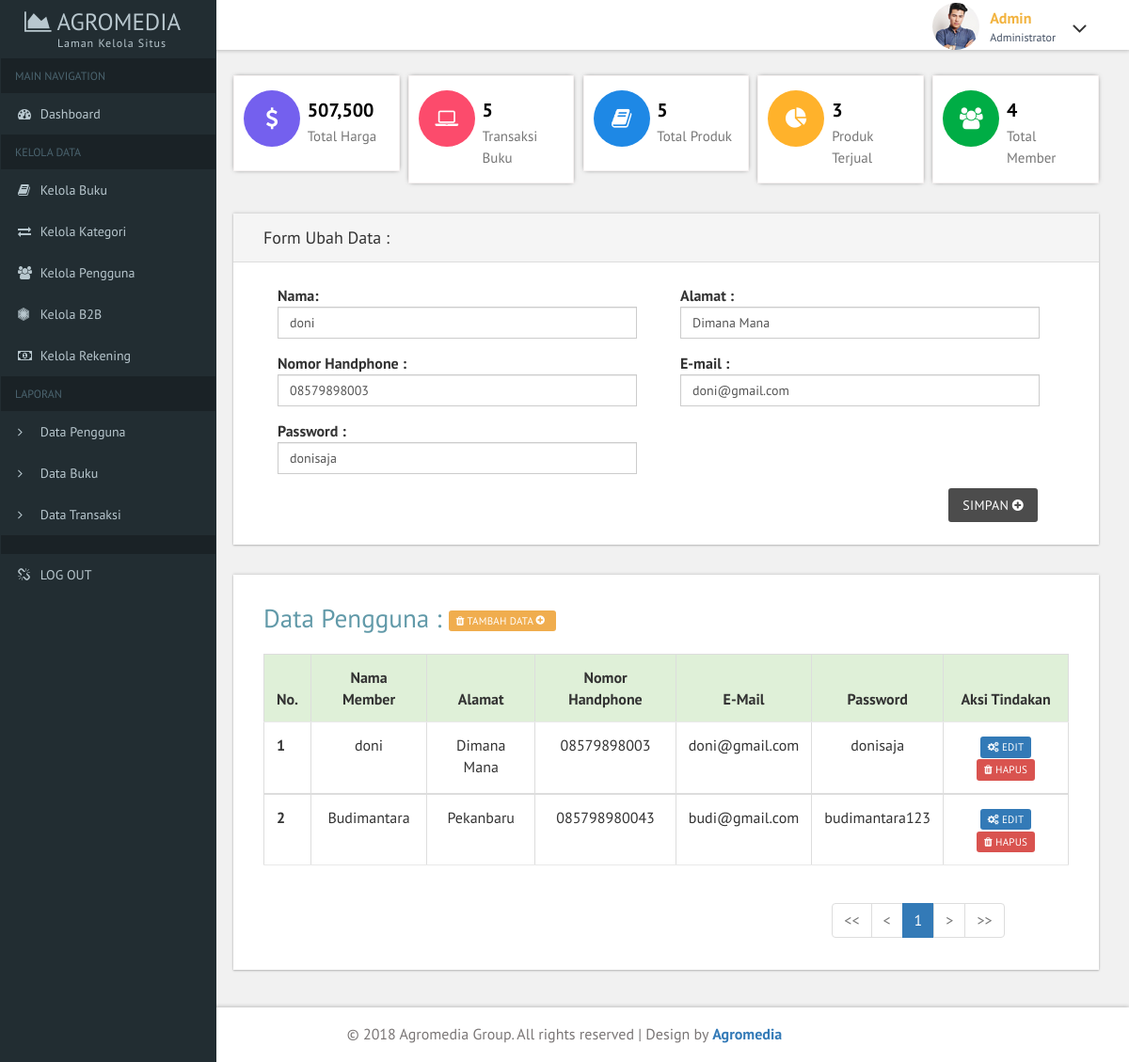
/admin/kelola_b2b.php?aksi=ubah&id=1&email=doni@gmail.com, run on the app's committed database.
### tables this page shows
CREATE TABLE IF NOT EXISTS `company` (
`id` int(50) NOT NULL,
  `nama` varchar(50) NOT NULL,
  `alamat` varchar(200) NOT NULL,
  `nomor_handphone` varchar(12) NOT NULL,
  `email` varchar(100) NOT NULL
);

CREATE TABLE IF NOT EXISTS `user` (
  `id` int(3) NOT NULL,
  `email` varchar(50) NOT NULL,
  `password` varchar(50) NOT NULL,
  `role` varchar(30) NOT NULL
);

### admin/kelola_b2b.php (the view, shortened to what this page needs)
<!DOCTYPE HTML>
<html>
<head>
<link href="css/bootstrap.css" rel='stylesheet' type='text/css' />
<link href="css/style.css" rel='stylesheet' type='text/css' />
<link href="css/font-awesome.css" rel="stylesheet">
<link href='css/SidebarNav.min.css' media='all' rel='stylesheet' type='text/css'/>
<link href="css/custom.css" rel="stylesheet">
</head>
<body class="cbp-spmenu-push">
	<div class="main-content">
	<div class="cbp-spmenu cbp-spmenu-vertical cbp-spmenu-left" id="cbp-spmenu-s1">
		<aside class="sidebar-left">
      <nav class="navbar navbar-inverse">
          <div class="navbar-header">
            <h1><a class="navbar-brand" href="index.html"><span class="fa fa-area-chart"></span> Agromedia<span class="dashboard_text">Laman Kelola Situs</span></a></h1>
          </div>
          <div class="collapse navbar-collapse" id="bs-example-navbar-collapse-1">
            <ul class="sidebar-menu">
              <li class="header">MAIN NAVIGATION</li>
              <li class="treeview">
                <a href="index_admin.php">
                <i class="fa fa-dashboard"></i> <span>Dashboard</span>
                </a>
              </li>
			  <li class="header">KELOLA DATA</li>
			  <li><a href="kelola_buku.php"><i class="fa fa-book"></i> <span>Kelola Buku</span></a></li>
              <li><a href="kelola_kategori.php"><i class="fa fa-exchange"></i> <span>Kelola Kategori</span></a></li>
              <li><a href="kelola_pengguna.php"><i class="fa fa-group"></i> <span>Kelola Pengguna</span></a></li>
              <li><a href="kelola_b2b.php"><i class="fa fa-first-order"></i> <span>Kelola B2B</span></a></li>
              <li><a href="kelola_rekening.php"><i class="fa fa-money"></i> <span>Kelola Rekening</span></a></li>
              <li class="header">LAPORAN</li>
              <li><a href="laporan_pengguna.php"><i class="fa fa-angle-right text-red"></i> <span>Data Pengguna</span></a></li>
              <li><a href="laporan_buku.php"><i class="fa fa-angle-right text-yellow"></i> <span>Data Buku</span></a></li>
              <li><a href="laporan_penjualan.php"><i class="fa fa-angle-right text-aqua"></i> <span>Data Transaksi</span></a></li>
              <li class="header"></li>
              <li><a href="logout.php"><i class="fa fa-unlink"></i> <span>LOG OUT</span></a></li>
            </ul>
          </div>
      </nav>
    </aside>
	</div>
		<div class="sticky-header header-section ">
			<div class="header-right">
				<div class="profile_details">
					<ul>
						<li class="dropdown profile_details_drop">
							<a href="#" class="dropdown-toggle" data-toggle="dropdown" aria-expanded="false">
								<div class="profile_img">
									<span class="prfil-img"><img src="images/2.jpg" alt=""> </span>
									<div class="user-name">
										<p>Admin</p>
										<span>Administrator</span>
									</div>
									<i class="fa fa-angle-down lnr"></i>
									<div class="clearfix"></div>
								</div>
							</a>
						</li>
					</ul>
				</div>
				<div class="clearfix"> </div>
			</div>
			<div class="clearfix"> </div>
		</div>
		<div id="page-wrapper">
			<div class="main-page">
        <div class="col_3">
          <div class="col-md-3 widget widget1">
            <div class="r3_counter_box">
                    <i class="pull-left fa fa-dollar icon-rounded"></i>
                    <div class="stats">
                      <h5><strong>
                        <?php
                            $a=mysql_query("select sum(stok_buku.harga) from stok_buku");
                           while($b=mysql_fetch_array($a)) {
                           echo "".number_format($b[0])."";
                           }
                           ?>
                      </strong></h5>
                      <span>Total Harga</span>
                    </div>
                </div>
          </div>
          <div class="col-md-3 widget widget1">
            <div class="r3_counter_box">
                    <i class="pull-left fa fa-laptop user1 icon-rounded"></i>
                    <div class="stats">
                      <?php
                           $a=mysql_query("select * from penjualan");
                           $jumlah_penjual = mysql_num_rows($a);
                           echo "<h5><strong>$jumlah_penjual</strong></h5>";
                      ?>
                      <span>Transaksi Buku</span>
                    </div>
                </div>
          </div>
          <div class="col-md-3 widget widget1">
            <div class="r3_counter_box">
                    <i class="pull-left fa fa-book user2 icon-rounded"></i>
                    <div class="stats">
                      <?php
                          $a=mysql_query("select * from stok_buku");
                          $jumlah_penjual = mysql_num_rows($a);
                          echo "<h5><strong>$jumlah_penjual</strong></h5>";
                      ?>
                      <span>Total Produk</span>
                    </div>
                </div>
          </div>
          <div class="col-md-3 widget widget1">
            <div class="r3_counter_box">
                    <i class="pull-left fa fa-pie-chart dollar1 icon-rounded"></i>
                    <div class="stats">
                      <?php
                          $a=mysql_query("select distinct(id_produk) from penjualan");
                          $jumlah_penjual = mysql_num_rows($a);
                          echo "<h5><strong>$jumlah_penjual</strong></h5>";
                      ?>
                      <span>Produk Terjual</span>
                    </div>
                </div>
           </div>
          <div class="col-md-3 widget">
            <div class="r3_counter_box">
                    <i class="pull-left fa fa-users dollar2 icon-rounded"></i>
                    <div class="stats">
                              <?php
                                $a=mysql_query("select * from member");
                                $jumlah_member = mysql_num_rows($a);
                                echo "<h5><strong>$jumlah_member</strong></h5>";
                              ?>
                      <span>Total Member</span>
                    </div>
                </div>
           </div>
    </div>
      <?php
        function ubah(){
                    if(isset($_GET['id'])){
                        $id=$_GET['id'];
                        $mail=$_GET['email'];
                        $sql_ubah = "SELECT id, nama, alamat, nomor_handphone, email FROM company WHERE id=".$id ;
                        $exe = mysql_query($sql_ubah);
                        $b= mysql_fetch_array($exe);
                        $nama=$b[1];
                        $alamat=$b[2];
                        $no_hp=$b[3];
                        $email=$b[4];
                        $sqla=mysql_query("select password from user where email='$mail'");
                        $exea=mysql_fetch_array($sqla);
                        $pass=$exea[0];
                        ?>
                <div class="form-two widget-shadow">
                    <div class="form-title">
                      <h4>Form Ubah Data :</h4>
                    </div>
                    <div class="form-body" data-example-id="simple-form-inline">
                        <form action="kelola_b2b.php?aksi=update&id=<?php echo $id;?>&email=<?php echo $mail;?>" method="POST" enctype="multipart/form-data">
                          <fieldset>
                            <div class="col-md-6">
                                    <div class="form-group">
                                          <label for="exampleInputName2">Nama:</label>
                                          <input type="text" class="form-control" name="txtNama" value="<?php echo $nama;?>" required=" ">
                                    </div>
                            </div>
                            <div class="col-md-6">
                                    <div class="form-group">
                                          <label for="exampleInputName2">Alamat :</label>
                                          <input type="text" class="form-control" name="txtAlamat" value="<?php echo $alamat;?>" required=" ">
                                    </div>
                            </div>
                            <div class="col-md-6">
                                    <div class="form-group">
                                          <label for="exampleInputName2">Nomor Handphone :</label>
                                          <input type="text" class="form-control" name="txtHp" value="<?php echo $no_hp;?>" required=" ">
                                    </div>
                            </div>
                            <div class="col-md-6">
                                    <div class="form-group">
                                          <label for="exampleInputName2">E-mail :</label>
                                          <input type="email" required=" " class="form-control" name="txtEmail" value="<?php echo $email;?>">
                                    </div>
                            </div>
                            <div class="col-md-6">
                                    <div class="form-group">
                                          <label for="exampleInputName2">Password :</label>
                                          <input type="text" class="form-control" name="txtPass" value="<?php echo $pass;?>" required=" ">
                                    </div>
                            </div>
                            <div class="col-md-10">
                            </div>
                            <div class="col-md-2" style="float: right;">
                                <button type="submit" name="btn_simpan" class="btn btn-info hvr-icon-float-away col-24">Simpan</button>
                            </div>
                            </fieldset>
                        </form>
                      </div>
               </div>
                      <?php
                   }
                  }
      function tambah(){ ?>
          <?php }
          function tabel(){ ?>
          <div class="tables">
                <div class="table-responsive bs-example widget-shadow">
                  <div class = "colmd-2">
                              <h2 class="title1">Data Pengguna :
                          <a class='btn btn-warning btn-xs hvr-icon-float-away ' href='kelola_b2b.php?aksi=tambah'><i class='fa fa-trash'></i> Tambah Data </a></h2>
                      </div>
            <table class="table table-bordered table-hover">
              <thead>
                <tr class="success">
                  <th>No.</th>
                  <th style="text-align: center;">Nama Member</th>
                  <th style="text-align: center;">Alamat</th>
                  <th style="text-align: center;">Nomor Handphone</th>
                  <th style="text-align: center;">E-mail</th>
                  <th style="text-align: center;">Password</th>
                  <th style="text-align: center;">Aksi Tindakan</th>
                </tr>
              </thead>
              <?php
                  $page = (isset($_GET['page']))? $_GET['page'] : 1;
                  $limit = 10;
                  $limit_start = ($page - 1) * $limit;
                  $sql=mysql_query("select * from company left outer join user on company.email=user.email limit ".$limit_start.",".$limit);
                  $no = $limit_start + 1;
                  while ($b=mysql_fetch_array($sql)){
                    $id=$b[0];
                    $nama=$b[1];
                    $alamat=$b[2];
                    $no_hp=$b[3];
                    $email=$b[4];
                    $password=$b[7];
              ?>
              <tbody>
                <tr>
                  <th scope="row"><?php echo $no;?></th>
                  <td style="text-align: center;"><?php echo $nama;?></td>
                  <td style="text-align: center;"><?php echo $alamat;?></td>
                  <td style="text-align: center;"><?php echo $no_hp;?></td>
                  <td style="text-align: center;"><?php echo $email;?></td>
                  <td style="text-align: center;"><?php echo $password;?></td>
                  <td style="text-align: center;">
                      <a class='btn btn-primary btn-xs' href='kelola_b2b.php?aksi=ubah&id=<?php echo $id;?>&email=<?php echo $email;?>'><i class='fa fa-cogs'></i> Edit</a>
                      <a class='btn btn-danger btn-xs' href='kelola_b2b.php?aksi=hapus&id=<?php echo $id;?>&email=<?php echo $email;?>'><i class='fa fa-trash'></i> Hapus</a>
                  </td>
                </tr>
              </tbody>
              <?php $no++; }
              ?>
            </table>
            <div class="col-md-7"></div>
            <div class="col-md-5" style="" >
              <ul class="pagination" style="margin-left: 90px">
                <?php
                if($page == 1){
                ?>
                  <li class="disabled"><a href="#"><<</a></li>
                  <li class="disabled"><a href="#"><</a></li>
                <?php
                }else{
                  $link_prev = ($page > 1)? $page - 1 : 1;
                ?>
                  <li><a href="kelola_b2b.php?page=1"><<</a></li>
                  <li><a href="kelola_b2b.php?page=<?php echo $link_prev; ?>"><</a></li>
                <?php
                }
                ?>
                <?php
                $sql2 =("SELECT COUNT(*) AS jumlah FROM company");
                $sql2 = mysql_query($sql2);
                $get_jumlah = mysql_fetch_array($sql2);
                $jumlah_page = ceil($get_jumlah['jumlah'] / $limit);
                $jumlah_number = 3;
                $start_number = ($page > $jumlah_number)? $page - $jumlah_number : 1;
                $end_number = ($page < ($jumlah_page - $jumlah_number))? $page + $jumlah_number : $jumlah_page;
                for($i = $start_number; $i <= $end_number; $i++){
                  $link_active = ($page == $i)? ' class="active"' : '';
                ?>
                  <li<?php echo $link_active; ?>><a href="kelola_b2b.php?page=<?php echo $i; ?>"><?php echo $i; ?></a></li>
                <?php
                }
                ?>
                <?php
                if($page == $jumlah_page){
                ?>
                  <li class="disabled"><a href="#">></a></li>
                  <li class="disabled"><a href="#">>></a></li>
                <?php
                }else{
                  $link_next = ($page < $jumlah_page)? $page + 1 : $jumlah_page;
                ?>
                  <li><a href="kelola_b2b.php?page=<?php echo $link_next; ?>">></a></li>
                  <li><a href="kelola_b2b.php?page=<?php echo $jumlah_page; ?>">>></a></li>
                <?php
                }
                ?>
              </ul>
            </div>
          </div>
          </div>
        </div>
		</div>
  <?php }?>
   <?php
    if (isset($_GET['aksi'])){
              switch($_GET['aksi']){
                case "ubah":
                  ubah();
                  tabel();
                  break;
              }
            } else {
              tabel();
            }
    ?>
	<div class="footer">
	   <p>© 2018 Agromedia Group. All rights reserved | Design by <a href="#">Agromedia</a></p>
	</div>
	</div>
</body>
</html>

### admin/css/custom.css (style rules this page uses)
#page-wrapper { padding:5em 2em 2.5em; background-color: #F1F1F1; }

### data on the page
company: txtNama "doni", txtAlamat "Dimana Mana", txtHp "08579898003", txtEmail "doni@gmail.com", nama "doni", alamat "Dimana Mana", nomor_handphone "08579898003", email "doni@gmail.com", user.password "donisaja"
user: txtPass "donisaja"
company: nama "Budimantara", alamat "Pekanbaru", nomor_handphone "085798980043", email "budi@gmail.com", user.password "budimantara123"

### other printed values
$b[0] "507,500"
$jumlah_penjual "5"
$jumlah_penjual "3"
$jumlah_member "4"
